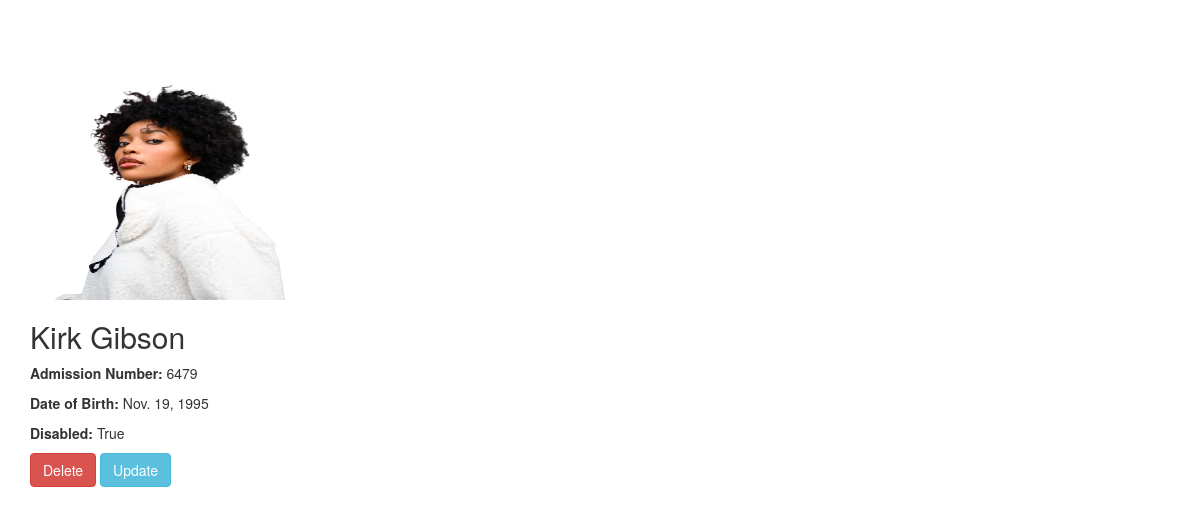
The app's page /student_details/9/ (signed in) with its own data.
### mainapp/models.py (models this page shows, shortened)
class Student(models.Model):
    name= models.CharField(max_length=100)
    adm_no= models.IntegerField(unique=True)
    dob = models.DateField(null=True)
    profile_picture = models.ImageField(upload_to=unique_img_name, null=True, default='students/students.png')
    disabled = models.BooleanField(default=False)

### mainapp/views.py (the view)
# urls.py: path('student_details/<int:student_id>/', views.student_details, name='student_details'),
@login_required
def student_details(request, student_id):
    student = Student.objects.get(pk=student_id)
    return render(request, 'student_details.html', {'student':student})

### mainapp/templates/student_details.html (shortened to what this page needs)
<!DOCTYPE html>
<html lang="en">
<head>
    <link rel="stylesheet" href="https://maxcdn.bootstrapcdn.com/bootstrap/3.4.1/css/bootstrap.min.css">
</head>
<body>
    <div class="container d-flex justify-content-center align-items-center" style="min-height: 100vh;">
        <div class="row justify-content-center">
            <div class="col-sm-8 col-md-6">
                <div class="card">
                    {% if student.profile_picture %}
                    <img src="{{ student.profile_picture.url }}" height="300" width="300" alt="">
                {% endif %}
                    <div class="card-body">
                        <h2 class="card-title">{{ student.name }}</h2>
                        <p class="card-text"><strong>Admission Number:</strong> {{ student.adm_no }}</p>
                        <p class="card-text"><strong>Date of Birth:</strong> {{ student.dob }}</p>
                        <p class="card-text"><strong>Disabled:</strong> {{ student.disabled }}</p>
                        <a href="{% url 'delete_student' student.id %}" class="btn btn-danger w-100">Delete</a>
                        <a href="{% url 'update_student' student.id %}" class="btn btn-info w-100">Update</a>
                    </div>
                </div>
            </div>
        </div>
    </div>
</body>
</html>

### records on screen
Student: profile_picture (picture), name "Kirk Gibson", adm_no "6479", dob "Nov. 19, 1995", disabled "True"
